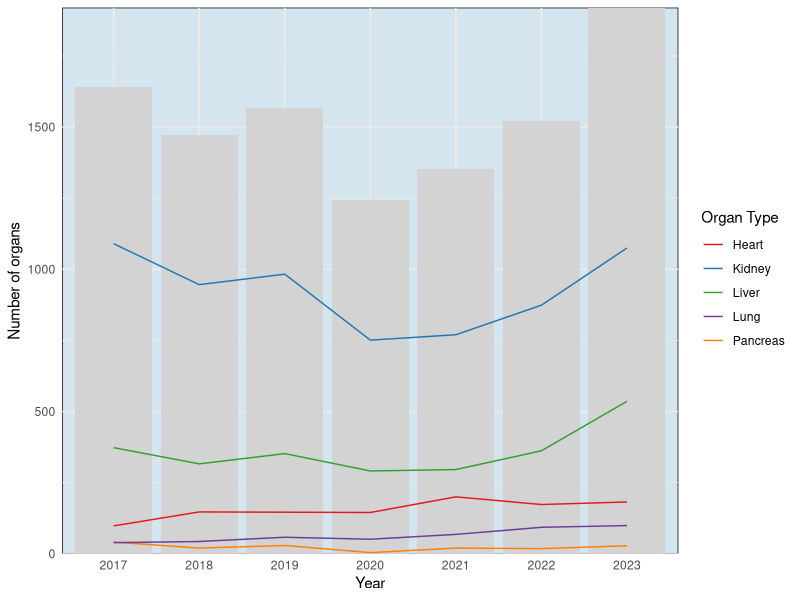
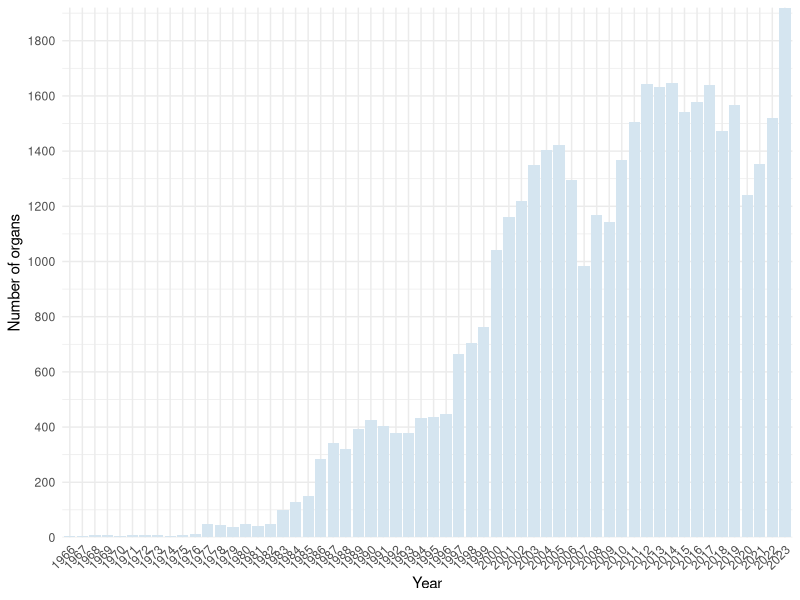

Generate these figures, in order, with R:
poland1 <- read.csv("Poland.csv", sep = ";", na.strings = "-")

poland <- read.csv("Polska_1966.csv", sep = ";", na.strings = "–")

library(dplyr)
poland_sum <- poland %>% 
  mutate(kidney = rowSums(poland[,c("Kidney_DD","Kidney_LD","Kidney_Pancreas","Liver_Kidney","Heart_Kidney","Kidney_Lung")], na.rm = TRUE),
         heart = rowSums(poland[,c("Heart","Heart_Lung","Heart_Kidney","Heart_Liver")],na.rm=TRUE),
         liver = rowSums(poland[,c("Liver_DD","Liver_LD","Liver_Kidney","Heart_Liver","Lung_Liver")],na.rm=TRUE),
         pancreas = rowSums(poland[,c("Pancreas","Kidney_Pancreas","Liver_Pancreas")],na.rm=TRUE),
         lung = rowSums(poland[,c("Lung_LD","Lung_DD","Heart_Lung","Lung_Liver","Kidney_Lung")],na.rm=TRUE))
poland_sum <- poland_sum %>% 
  mutate(total = rowSums(poland_sum[,c("kidney","heart","liver","pancreas","lung")], na.rm = TRUE))
library(ggplot2)

poland_sum1 <- poland1 %>% 
  mutate(kidney = rowSums(poland1[,c("Kidney_DD","Kidney_LD","Kidney_Pancreas","Liver_Kidney","Heart_Kidney","Kidney_Lung")], na.rm = TRUE),
         heart = rowSums(poland1[,c("Heart","Heart_Lung","Heart_Kidney","Heart_Liver")],na.rm=TRUE),
         liver = rowSums(poland1[,c("Liver_DD","Liver_LD","Liver_Kidney","Heart_Liver","Lung_Liver")],na.rm=TRUE),
         pancreas = rowSums(poland1[,c("Pancreas","Kidney_Pancreas","Liver_Pancreas")],na.rm=TRUE),
         lung = rowSums(poland1[,c("Lung_LD","Lung_DD","Heart_Lung","Lung_Liver","Kidney_Lung")],na.rm=TRUE))
poland_sum1 <- poland_sum1 %>% 
  mutate(total = rowSums(poland_sum1[,c("kidney","heart","liver","pancreas","lung")], na.rm = TRUE))


ggplot(poland_sum1[7:13,], aes(x=factor(Year))) +
  geom_bar(aes(y=total), stat="identity", fill="lightgrey") +
  geom_line(aes(y=kidney, color="Kidney", group=1), size=0.5) +
  geom_line(aes(y=liver, color="Liver", group=1), size=0.5) +
  geom_line(aes(y=heart, color="Heart", group=1), size=0.5) +
  geom_line(aes(y=pancreas, color="Pancreas", group=1), size=0.5) +
  geom_line(aes(y=lung, color="Lung", group=1), size=0.5) +
  labs(x="Year", y="Number of organs", color="Organ Type") +
  scale_color_manual(values=c(
    "Kidney" = "#1f78b4",  # A stronger blue for kidney
    "Liver" = "#33a02c",   # A vibrant green for liver
    "Heart" = "#e31a1c",   # A bold red for heart
    "Pancreas" = "#ff7f00",# A bright orange for pancreas
    "Lung" = "#6a3d9a"     # A deep purple for lung
  )) +
  scale_y_continuous(expand = c(0,0)) +
  theme_minimal() +
  theme(
    panel.background = element_rect(fill = "#D5E5F0"),
    legend.position = "right"  
  )


library(scales) 
####
ggplot(poland_sum, aes(x=factor(Year))) +
  geom_bar(aes(y=total), stat="identity", fill="#D5E5F0") +
  labs(x="Year", y="Number of organs") +
  scale_y_continuous(expand = c(0,0),breaks = pretty_breaks(n = 7)) +
  theme_minimal() +
  theme(axis.text.x = element_text(angle = 45, vjust = 1, hjust = 1))
